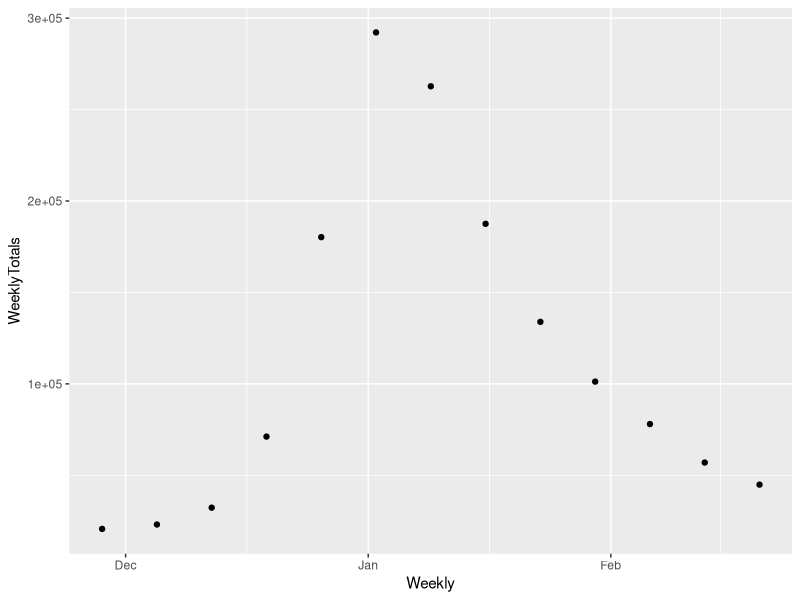

Write R code to recreate this figure. (Note: this script raises an error after producing the figure.)
library(dplyr)
library(ggplot2)
library(lubridate)

covid_df <- read.csv("data/Provincial_Daily_Totals.csv")

# Change dates to R type dates
covid_df <- covid_df %>% mutate(SummaryDate = as.Date(SummaryDate)) %>% 
  mutate("Province" = ifelse(Province == "BC", "BRISTISH COLUMBIA", Province))

# Interesting finding out if there is a connection between holidays and number of cases of COVID
# COVID cases seemed to be higher during the winter holiday months from a quick sort and glance
# Going to have to group by provinces and dates by a certain range
# 1. Select relevant data
holidays_df <- covid_df %>% 
  select(Province,DailyTotals,SummaryDate,Abbreviation) %>% 
  filter(!(Abbreviation %in% c("CA","RC")))

# 2. Grouped the dates by week then summarized by total cases
## Used lead cause I assumed COVID symptoms take about a week to appear
## So then actual cases of COVID would be shifted by a week
holidays_df_summary <- holidays_df %>% 
  mutate("Weekly" = round_date(SummaryDate, "week")) %>% 
  group_by(Weekly) %>% 
  summarise("WeeklyTotals" = sum(DailyTotals)) 


# 3. Plot of Weekly cases in Canada
## In line with the 5 waves of COVID in Canada
## COVID makes a spike during the winter holiday months(Jan) - After Christmas since everyone
## went and saw each other.


holidays_df_summary_filtered <- holidays_df_summary %>% filter(Weekly >= "2021-11-22", Weekly <= "2022-02-22")

# Holidays 2021 total
ggplot(data = holidays_df_summary_filtered , aes(x = Weekly,
                               y = WeeklyTotals)) +
  geom_point()

# Average daily totals by province in general by month
monthly_df <- holidays_df %>% 
  mutate("Monthly" = round_date(SummaryDate, "month")) %>% 
  filter(Monthly >= "2021-01-30", Monthly <= "2022-01-30") %>% 
  group_by(Abbreviation, Monthly) %>% 
  summarize(MonthlyTotals=sum(DailyTotals, na.rm=T))

# Summarize with the average for each province
monthly_summary <- monthly_df %>% summarise(AvgMonthlyTotals=mean(MonthlyTotals, na.rm=T))

# Get the difference between the average and january values.
january_difference <- monthly_df %>% 
  filter(Monthly=="2022-01-01", Abbreviation != "RC") %>% 
  left_join(monthly_summary, on="Abbreviation") %>% 
  summarise(proportion_increase=(MonthlyTotals / AvgMonthlyTotals))

# Average monthly covid cases in 2021 for each province
ggplot(data = monthly_summary %>% filter(Abbreviation != "RC"), mapping=aes(x=Abbreviation)) +
  geom_bar(mapping=aes(y=AvgMonthlyTotals, fill=Abbreviation), stat = "identity") +
  labs(x="Province")

# January 2022 covid case for each province
ggplot(data = monthly_df %>% filter(Monthly=="2022-01-01"), mapping=aes(x=Abbreviation)) +
  geom_bar(mapping=aes(y=MonthlyTotals, fill=Abbreviation), stat = "identity") +
  labs(x="Province")

# Increase from average during Jan 2022 for each province
# As you can see the difference is massive!
# Every province had a much higher monthly case count than the average during the holidays
ggplot(data = january_difference, mapping=aes(x=Abbreviation)) +
  geom_bar(mapping=aes(y=proportion_increase, fill=Abbreviation), stat = "identity") +
  labs(x="Province")






